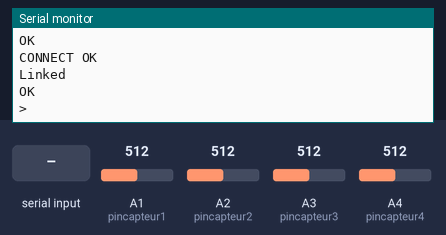
This sketch was run on a simulated Arduino Mega 2560, built with avr-gcc and run on an emulated ATmega2560. Parts: the last lines printed to the serial monitor. Inputs (shaded band) come from the test bench; at power-on: A1 (pincapteur1) = 512, A2 (pincapteur2) = 512, A3 (pincapteur3) = 512, A4 (pincapteur4) = 512. The modem accepts every AT command (registered, SIM ready, sends succeed) and sends nothing else.

Above: at 13.3 s.
13.4 s: "ERROR" received over the second serial link
At 14.7 s:
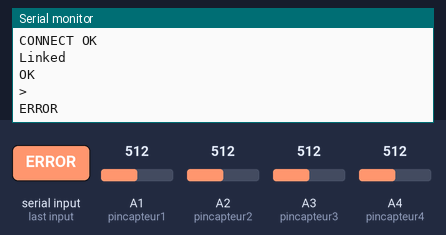
16.9 s: "1" received over the second serial link
At 18.4 s:
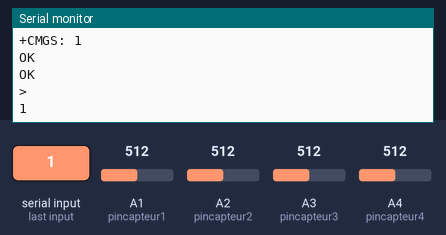

Measured:
- after the input at 13.4 s, the serial monitor: prints a new line after 1.0 s (image 1)
- after the input at 16.9 s, the serial monitor: prints a new line after 1.0 s (image 2)

The sketch:

final.ino
```cpp
String ip = "23.32.23.23" ; //Définition des l'adresse du serveur socket
unsigned int port = 23 ;  //Définition du port du serveur socket
String apn= "sl2sfr";  //Définition de l'APN (dépend de l'opérateur de la SIM)
int pincapteur1=1  ;  //Définition des capteurs de réception
int pincapteur2=2  ;
int pincapteur3=3  ;
int pincapteur4=4  ;


void setup()
{
  Serial.begin(9600);  //Définition de l'interface Serial connecté à l'ordinateur (debug) USB
  Serial1.begin(9600); //Définition de l'interface Serial1 connecté à la SIM800L
  InitialisationUDP(ip,port,apn);  //Lancement de la fonction d'initialisation de la connexion UDP

}
void loop(){
Envoie();//Lancement de la fonction d'envoie UDP

}

void InitialisationUDP(String ip, unsigned int port, String apn){
    ///Initialisation de la connection
  delay(5000);
  Serial1.println("AT+CSTT=\"" + apn + "\"\r");  //Initialisation de la SIM
  Serial.println(Serial1.readString());
  if (Serial1.readString()=="ERROR"){ //Retour d'erreur, on recommence
      InitialisationUDP(ip,port,apn);          Serial.println(Serial1.readString());
}
  else{
          Serial1.println("AT+CIICR"); //Activation des fonctionnalites sans file
          Serial.println(Serial1.readString());
          Serial1.println("AT+CIFSR"); //Obtention de l'adresse IP.
          Serial.println(Serial1.readString());

          if (Serial1.readString()=="ERROR"){  //
              InitialisationUDP(ip,port,apn);  Serial.println(Serial1.readString()); }
          else {
              Serial1.println("AT+CIPSTART=\"UDP\",\""+ip+"\",\""+port+"\""); //Initialisation de UDP
              Serial.println(Serial1.readString());
              if (Serial1.readString()=="ERROR")
                {    InitialisationUDP(ip,port,apn);  Serial.println(Serial1.readString()); }
             else{}
                }

         }

  }

void Envoie(){ //Fonction d'envoie.Delais doit être supérieur à 4000ms.
  Serial1.println("AT+CIPSEND"); //Ouverture de l'entrée des données
  Serial.println(Serial1.readString());
  Serial1.println(message(pincapteur1,pincapteur2,pincapteur3,pincapteur4)); //Entrée du message
  Serial.println(Serial1.readString());
  Serial1.println((char)26); //Fin du message (Ctrl+C)/Envoie
  Serial.println(Serial1.readString());

  }
// EXEMPLE DE MESSAGE A ENVOYER
String message(int pincapteur1, int pincapteur2,int pincapteur3, int pincapteur4){
  int capteur1= analogRead(pincapteur1);
  int capteur2= analogRead(pincapteur2);
  int capteur3= analogRead(pincapteur3);
  int capteur4= analogRead(pincapteur4);

  return String(capteur1)+",1,"+String(capteur1)+",2,"+String(capteur3)+",3,"+String(capteur4)+",4," ;
  }
```
